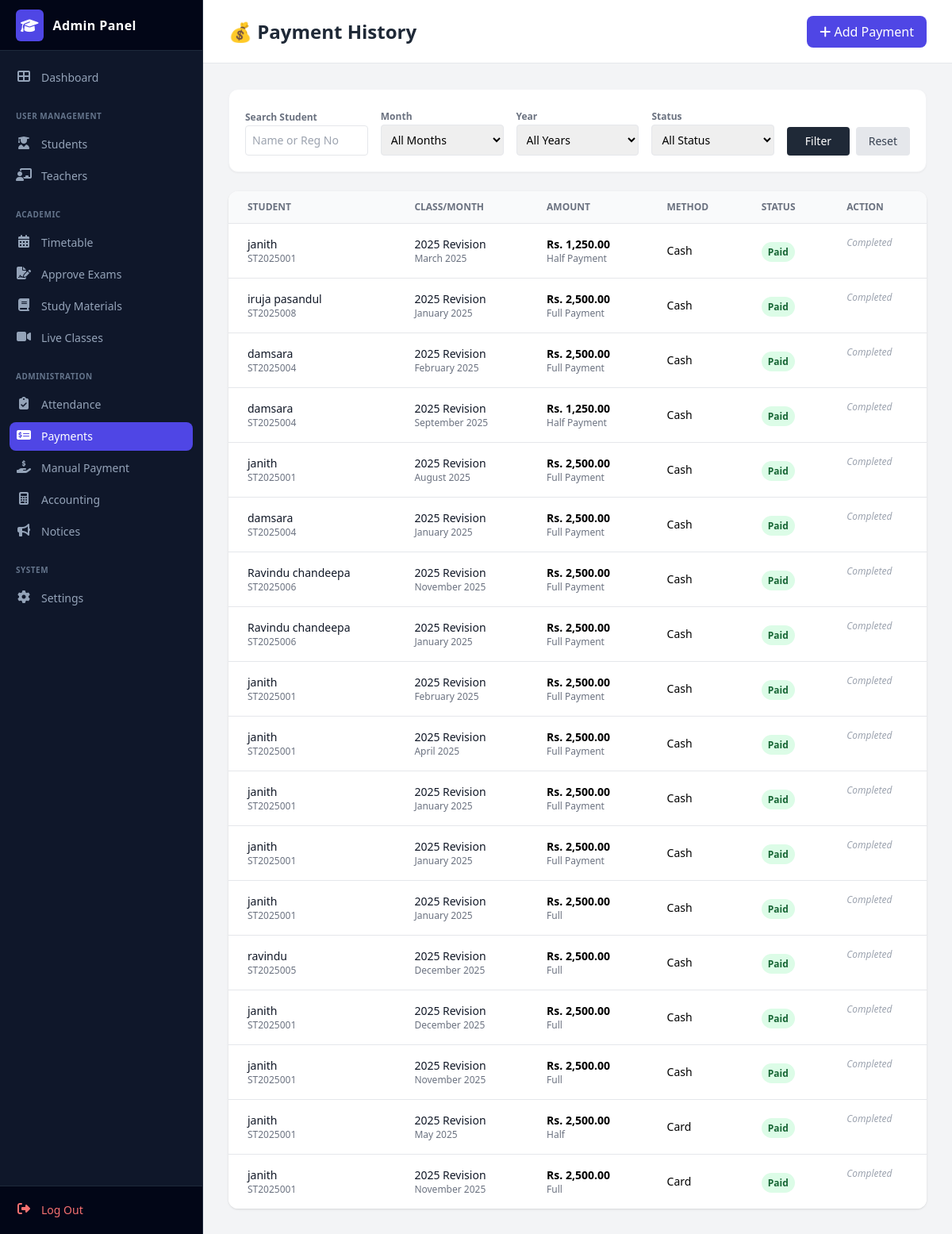
/admin/payments.php (signed in), run on the app's committed database.
### tables this page shows
CREATE TABLE `payments` (
  `payment_id` int(11) NOT NULL,
  `student_id` int(11) NOT NULL,
  `class_id` int(11) NOT NULL DEFAULT 1,
  `month` varchar(20) NOT NULL,
  `year` int(4) NOT NULL DEFAULT 2025,
  `amount` decimal(10,2) NOT NULL,
  `payment_status` enum('paid','pending','failed') NOT NULL DEFAULT 'paid',
  `transaction_id` varchar(100) DEFAULT NULL,
  `method` varchar(20) NOT NULL DEFAULT 'Cash',
  `payment_type` varchar(20) NOT NULL DEFAULT 'Full',
  `paid_date` datetime DEFAULT current_timestamp()
);

CREATE TABLE `students` (
  `student_id` int(11) NOT NULL,
  `reg_number` varchar(20) NOT NULL,
  `full_name` varchar(150) NOT NULL,
  `nic` varchar(20) NOT NULL,
  `dob` date NOT NULL,
  `gender` varchar(10) NOT NULL,
  `school` varchar(150) DEFAULT NULL,
  `address` text DEFAULT NULL,
  `student_phone` varchar(15) DEFAULT NULL,
  `parent_phone` varchar(15) NOT NULL,
  `email` varchar(150) NOT NULL,
  `stream` varchar(50) NOT NULL,
  `batch` varchar(10) NOT NULL,
  `photo` varchar(255) DEFAULT NULL,
  `registered_date` datetime DEFAULT current_timestamp(),
  `status` int(11) DEFAULT 1
);

CREATE TABLE `classes` (
  `class_id` int(11) NOT NULL,
  `class_name` varchar(100) NOT NULL,
  `stream` varchar(50) NOT NULL,
  `subject` varchar(50) NOT NULL,
  `teacher_name` varchar(100) DEFAULT NULL,
  `fee` decimal(10,2) NOT NULL,
  `day` varchar(20) DEFAULT NULL,
  `time` varchar(20) DEFAULT NULL,
  `status` tinyint(4) DEFAULT 1
);

### admin/payments.php (the view, shortened to what this page needs)
<?php
include('db_con.php');
$where_sql = "";
$sql = "SELECT p.*, s.full_name, s.reg_number, c.class_name
        FROM payments p
        LEFT JOIN students s ON p.student_id = s.student_id
        LEFT JOIN classes c ON p.class_id = c.class_id
        $where_sql
        ORDER BY p.paid_date DESC";
$result = $conn->query($sql);
?>
<!DOCTYPE html>
<html lang="en">
<head>
    <script src="https://cdn.tailwindcss.com"></script>
    <link rel="stylesheet" href="https://cdnjs.cloudflare.com/ajax/libs/font-awesome/6.4.0/css/all.min.css">
</head>
<body class="bg-gray-100 font-sans">
    <div class="flex h-screen overflow-hidden">
        <?php include('includes/sidebar.php'); ?>
        <div class="flex-1 flex flex-col min-w-0 overflow-hidden ml-64">
            <header class="bg-white border-b h-20 flex items-center justify-between px-8">
                <h1 class="text-2xl font-bold text-gray-800">💰 Payment History</h1>
                <a href="add_manual_payment.php" class="bg-indigo-600 text-white px-4 py-2 rounded-lg hover:bg-indigo-700 transition">
                    <i class="fas fa-plus"></i> Add Payment
                </a>
            </header>
            <main class="flex-1 overflow-y-auto p-8">
                <div class="bg-white p-5 rounded-xl shadow-sm border border-gray-100 mb-6">
                    <form method="GET" class="grid grid-cols-1 md:grid-cols-5 gap-4 items-end">
                        <div>
                            <label class="text-xs font-bold text-gray-500">Search Student</label>
                            <input type="text" name="search" value="<?php echo $_GET['search'] ?? ''; ?>" placeholder="Name or Reg No" class="w-full border p-2 rounded text-sm">
                        </div>
                        <div>
                            <label class="text-xs font-bold text-gray-500">Month</label>
                            <select name="month" class="w-full border p-2 rounded text-sm">
                                <option value="">All Months</option>
                            </select>
                        </div>
                        <div>
                            <label class="text-xs font-bold text-gray-500">Year</label>
                            <select name="year" class="w-full border p-2 rounded text-sm">
                                <option value="">All Years</option>
                            </select>
                        </div>
                        <div>
                            <label class="text-xs font-bold text-gray-500">Status</label>
                            <select name="status" class="w-full border p-2 rounded text-sm">
                                <option value="">All Status</option>
                            </select>
                        </div>
                        <div class="flex gap-2">
                            <button type="submit" class="bg-gray-800 text-white px-4 py-2 rounded text-sm hover:bg-gray-900 w-full">Filter</button>
                            <a href="payments.php" class="bg-gray-200 text-gray-700 px-4 py-2 rounded text-sm hover:bg-gray-300">Reset</a>
                        </div>
                    </form>
                </div>
                <div class="bg-white rounded-xl shadow overflow-hidden">
                    <table class="min-w-full divide-y divide-gray-200">
                        <thead class="bg-gray-50">
                            <tr>
                                <th class="px-6 py-3 text-left text-xs font-bold text-gray-500 uppercase">Student</th>
                                <th class="px-6 py-3 text-left text-xs font-bold text-gray-500 uppercase">Class/Month</th>
                                <th class="px-6 py-3 text-left text-xs font-bold text-gray-500 uppercase">Amount</th>
                                <th class="px-6 py-3 text-left text-xs font-bold text-gray-500 uppercase">Method</th>
                                <th class="px-6 py-3 text-left text-xs font-bold text-gray-500 uppercase">Status</th>
                                <th class="px-6 py-3 text-left text-xs font-bold text-gray-500 uppercase">Action</th>
                            </tr>
                        </thead>
                        <tbody class="bg-white divide-y divide-gray-200">
                            <?php if ($result && $result->num_rows > 0): ?>
                                <?php while($row = $result->fetch_assoc()): ?>
                                <tr class="hover:bg-gray-50">
                                    <td class="px-6 py-4">
                                        <div class="text-sm font-medium text-gray-900"><?php echo htmlspecialchars($row['full_name']); ?></div>
                                        <div class="text-xs text-gray-500"><?php echo htmlspecialchars($row['reg_number']); ?></div>
                                    </td>
                                    <td class="px-6 py-4">
                                        <div class="text-sm text-gray-900"><?php echo htmlspecialchars($row['class_name']); ?></div>
                                        <div class="text-xs text-gray-500"><?php echo $row['month'] . ' ' . $row['year']; ?></div>
                                    </td>
                                    <td class="px-6 py-4">
                                        <div class="text-sm font-bold">Rs. <?php echo number_format($row['amount'], 2); ?></div>
                                        <div class="text-xs text-gray-500"><?php echo $row['payment_type']; ?></div>
                                    </td>
                                    <td class="px-6 py-4">
                                        <div class="text-sm"><?php echo $row['method']; ?></div>
                                    </td>
                                    <td class="px-6 py-4">
                                        <?php
                                            $st = strtolower($row['payment_status']);
                                            $color = ($st == 'paid') ? 'bg-green-100 text-green-800' : (($st == 'pending') ? 'bg-yellow-100 text-yellow-800' : 'bg-red-100 text-red-800');
                                        ?>
                                        <span class="px-2 py-1 rounded-full text-xs font-bold <?php echo $color; ?>"><?php echo ucfirst($st); ?></span>
                                    </td>
                                    <td class="px-6 py-4 flex gap-2">
                                        <?php if($st == 'pending'): ?>
                                            <a href="?approve_id=<?php echo $row['payment_id']; ?>" onclick="return confirm('Approve?')" class="text-green-600 hover:text-green-800" title="Approve"><i class="fas fa-check-circle text-xl"></i></a>
                                            <a href="?reject_id=<?php echo $row['payment_id']; ?>" onclick="return confirm('Reject?')" class="text-red-600 hover:text-red-800" title="Reject"><i class="fas fa-times-circle text-xl"></i></a>
                                        <?php else: ?>
                                            <span class="text-gray-400 text-xs italic">Completed</span>
                                        <?php endif; ?>
                                    </td>
                                </tr>
                                <?php endwhile; ?>
                            <?php else: ?>
                                <tr><td colspan="6" class="px-6 py-4 text-center text-gray-500">No records found.</td></tr>
                            <?php endif; ?>
                        </tbody>
                    </table>
                </div>
            </main>
        </div>
    </div>
</body>
</html>

### data on the page
payments: student.full_name "janith", student.reg_number "ST2025001", class.class_name "2025 Revision", month "March", year "2025", amount "1,250.00", payment_type "Half Payment", method "Cash", payment_status "Paid", shows "Completed"
payments: student.full_name "iruja pasandul", student.reg_number "ST2025008", class.class_name "2025 Revision", month "January", year "2025", amount "2,500.00", payment_type "Full Payment", method "Cash", payment_status "Paid", shows "Completed"
payments: student.full_name "damsara", student.reg_number "ST2025004", class.class_name "2025 Revision", month "February", year "2025", amount "2,500.00", payment_type "Full Payment", method "Cash", payment_status "Paid", shows "Completed"
payments: student.full_name "damsara", student.reg_number "ST2025004", class.class_name "2025 Revision", month "September", year "2025", amount "1,250.00", payment_type "Half Payment", method "Cash", payment_status "Paid", shows "Completed"
payments: student.full_name "janith", student.reg_number "ST2025001", class.class_name "2025 Revision", month "August", year "2025", amount "2,500.00", payment_type "Full Payment", method "Cash", payment_status "Paid", shows "Completed"
payments: student.full_name "damsara", student.reg_number "ST2025004", class.class_name "2025 Revision", month "January", year "2025", amount "2,500.00", payment_type "Full Payment", method "Cash", payment_status "Paid", shows "Completed"
payments: student.full_name "Ravindu chandeepa", student.reg_number "ST2025006", class.class_name "2025 Revision", month "November", year "2025", amount "2,500.00", payment_type "Full Payment", method "Cash", payment_status "Paid", shows "Completed"
payments: student.full_name "Ravindu chandeepa", student.reg_number "ST2025006", class.class_name "2025 Revision", month "January", year "2025", amount "2,500.00", payment_type "Full Payment", method "Cash", payment_status "Paid", shows "Completed"
payments: student.full_name "janith", student.reg_number "ST2025001", class.class_name "2025 Revision", month "February", year "2025", amount "2,500.00", payment_type "Full Payment", method "Cash", payment_status "Paid", shows "Completed"
payments: student.full_name "janith", student.reg_number "ST2025001", class.class_name "2025 Revision", month "April", year "2025", amount "2,500.00", payment_type "Full Payment", method "Cash", payment_status "Paid", shows "Completed"
payments: student.full_name "janith", student.reg_number "ST2025001", class.class_name "2025 Revision", month "January", year "2025", amount "2,500.00", payment_type "Full Payment", method "Cash", payment_status "Paid", shows "Completed"
payments: student.full_name "janith", student.reg_number "ST2025001", class.class_name "2025 Revision", month "January", year "2025", amount "2,500.00", payment_type "Full Payment", method "Cash", payment_status "Paid", shows "Completed"
payments: student.full_name "janith", student.reg_number "ST2025001", class.class_name "2025 Revision", month "January", year "2025", amount "2,500.00", payment_type "Full", method "Cash", payment_status "Paid", shows "Completed"
payments: student.full_name "ravindu", student.reg_number "ST2025005", class.class_name "2025 Revision", month "December", year "2025", amount "2,500.00", payment_type "Full", method "Cash", payment_status "Paid", shows "Completed"
payments: student.full_name "janith", student.reg_number "ST2025001", class.class_name "2025 Revision", month "December", year "2025", amount "2,500.00", payment_type "Full", method "Cash", payment_status "Paid", shows "Completed"
payments: student.full_name "janith", student.reg_number "ST2025001", class.class_name "2025 Revision", month "November", year "2025", amount "2,500.00", payment_type "Full", method "Cash", payment_status "Paid", shows "Completed"
payments: student.full_name "janith", student.reg_number "ST2025001", class.class_name "2025 Revision", month "May", year "2025", amount "2,500.00", payment_type "Half", method "Card", payment_status "Paid", shows "Completed"
payments: student.full_name "janith", student.reg_number "ST2025001", class.class_name "2025 Revision", month "November", year "2025", amount "2,500.00", payment_type "Full", method "Card", payment_status "Paid", shows "Completed"
